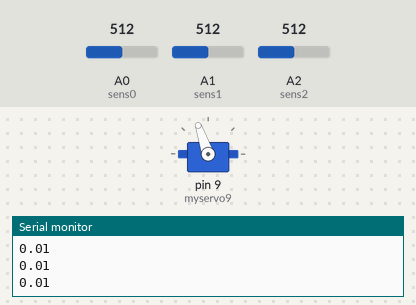
Recording of a sketch running on a simulated Arduino Uno, built with avr-gcc and run on an emulated ATmega328P. Parts: servo, the last lines printed to the serial monitor. The test bench sets the inputs (shaded band); at power-on: A2 (sens2) = 512, A1 (sens1) = 512, A0 (sens0) = 512.

Above: at 1.2 s.
1.3 s: A2 (sens2) set to 900
At 2.1 s:
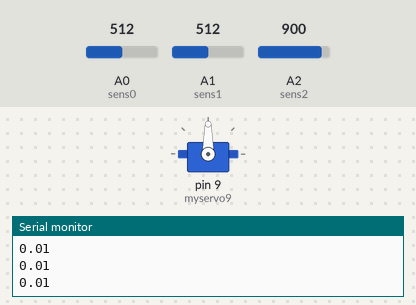
2.8 s: A1 (sens1) set to 716
At 4.0 s:
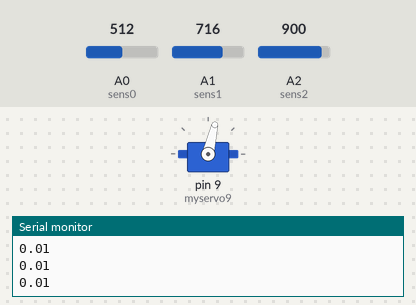
4.3 s: A1 (sens1) set to 122
At 5.5 s:
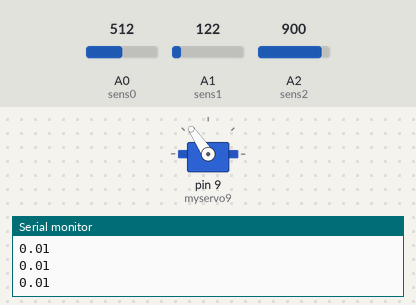
5.8 s: A2 (sens2) set to 306
At 6.6 s:
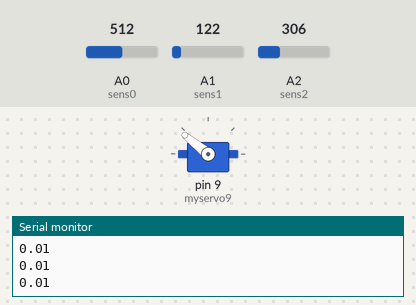
7.4 s: A0 (sens0) set to 716
At 8.5 s:
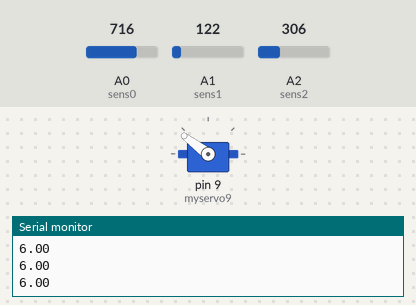
8.9 s: A0 (sens0) set to 900
At 10.4 s:
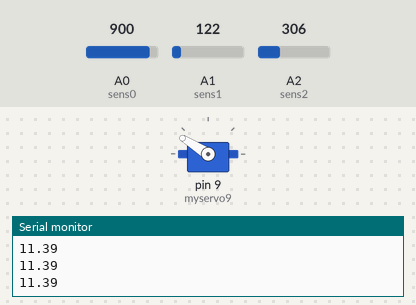
Timing chart, 0 to 11.4 s (numbered marks = the images above; inputs shaded):
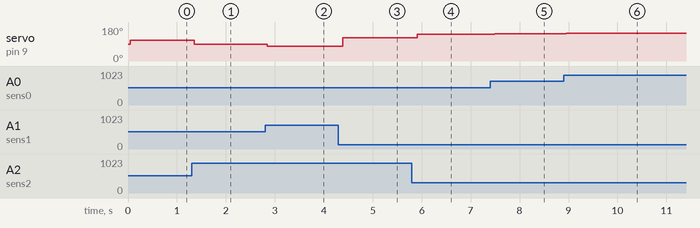

Measured:
- after the input at 1.3 s, servo on pin 9 (myservo9): 109° → 90° after 0.05 s
- after the input at 2.8 s, servo on pin 9 (myservo9): 90° → 77° at once
- after the input at 4.3 s, servo on pin 9 (myservo9): 77° → 124° after 0.08 s
- after the input at 5.8 s, servo on pin 9 (myservo9): 124° → 141° after 0.11 s
- after the input at 7.4 s, servo on pin 9 (myservo9): 141° → 143° after 0.10 s
- after the input at 8.9 s, servo on pin 9 (myservo9): 143° → 148° after 0.05 s

The sketch:

v16.3_hoek3.ino
```cpp
double sens0 = A0;                                                                  //hier worden de 3 potentiometer benoemen en gezegt aan welke
double sens1 = A1;
double sens2 = A2;
const double pi = 3.1415926535897932384626433832795;                                //PI wordt gedefineerd en ook wiskundige libraries gedefineerd en hoe arduino moet omgaan met servos en de servo zijn naam
double map(double x, double in_min, double in_max, double out_min, double out_max){ //hier wordt de map functie gedefineerd met float zodat ze precieser is dan met intigers
  return (x - in_min) * (out_max - out_min) / (in_max - in_min) + out_min;
  }
double ConvertToRadians(double angle){                                               //hier wordt een functie gedefineerd om van graden naar radialen te gaan
    return (pi / 180) * angle;
  }
#include <stdio.h>
#include <stdlib.h>
#include <Servo.h>
Servo myservo9;
#include <math.h>
double x,y,z,x3,y3,z3,a,b,value3,a3,h3,hoek3,hoekG3;
double p1=0.05;

const int c = 30,l = 20,h = 40,r = 0;                                                 //constantes defineren

double f3(double x,double y,double z,double hoek3){
  x3 = l*sin(hoek3)*cos(ConvertToRadians(90))+r*cos(ConvertToRadians(90));
  y3 = l*sin(hoek3)*sin(ConvertToRadians(90))+r*sin(ConvertToRadians(90));
  z3 = l*cos(hoek3) + h;

  a3 = pow(pow((x3-x),2) + pow((y3-y),2),0.5);
  value3 = -(z3-z)+ pow(abs(pow(c,2)-pow(a3,2)),0.5);
  return value3;
  }

void setup() {
  Serial.begin(9600);
  myservo9.attach(9);
  pinMode(9,OUTPUT);
}

void loop() {
  x = analogRead(sens0);                                                              //hier worden de x y z coordinaat van de kop ingelezen adhv de 3 potentiometer
  x = map(x,0,1023,-15,15);
  y = analogRead(sens1);
  y = map(y,0,1023,-15,15);
  z = analogRead(sens2);
  z = map(z, 0,1023,0,20);
  Serial.println(x);
  a = 0;
  b = pi;
  hoek3 = (a+b)/2;
  while ( abs(f3(x,y,z,hoek3)) > p1){                                                 //in deze while loop wordt er een juist hoek gegokt met de methode van het midden
    hoek3=(a+b)/2;
    if (f3(x,y,z,hoek3)*f3(x,y,z,a)>0){
       a=hoek3;
    }
    if (f3(x,y,z,hoek3)*f3(x,y,z,b)>0){
        b=hoek3;
    }
}
hoekG3 = map(hoek3,0,pi,0,180);                                                       //hier wordt de hoek van radialen naar graden omgevormt in een map functie omdat de servo zich anders niet wilt bewegen
myservo9.write(hoekG3);
delay(10);
}
```
